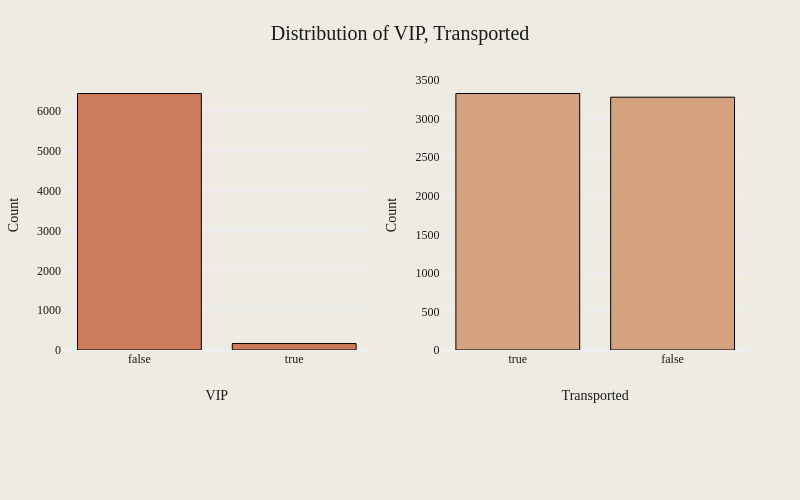

Notebook code for this chart:
### Markdown cell above
1. **HomePlanet:** Earth is the most common origin, followed by Europa, then Mars. Clear imbalance between planets.
2. **CryoSleep:** More passengers are not in cryosleep (false) than in cryosleep (true). Roughly 2:1 ratio.
3. **Destination:** TRAPPIST-1e is the most popular destination by far, followed by 55 Cancri e, then PSO J318.5-22.

### Code cell
plot_combined_bar_charts(
    train_data_cleaned,
    categorical_features_two,
    save_path="../images/categorical_distributions_two.png",
)

### Figure 1 — Plotly figure (JSON) as saved in the notebook; plotly's stock layout.template omitted (floating-point values rounded to 4 significant figures)
{"data": [{"marker": {"color": "#CC7B5C", "line": {"color": "#000000", "width": 1}}, "name": "VIP", "type": "bar", "x": [false, true], "xaxis": "x", "y": [6444, 162], "yaxis": "y"}, {"marker": {"color": "#D4A27F", "line": {"color": "#000000", "width": 1}}, "name": "Transported", "type": "bar", "x": [true, false], "xaxis": "x2", "y": [3327, 3279], "yaxis": "y2"}], "layout": {"font": {"color": "#191919", "family": "Styrene A", "size": 12}, "height": 500, "margin": {"b": 150, "l": 50, "r": 50, "t": 80}, "paper_bgcolor": "#EEECE2", "plot_bgcolor": "#EEECE2", "showlegend": false, "title": {"font": {"color": "#191919", "family": "Styrene B", "size": 20}, "text": "Distribution of VIP, Transported", "x": 0.5}, "width": 800, "xaxis": {"anchor": "y", "domain": [0, 0.45], "showticklabels": true, "tickfont": {"color": "#191919", "family": "Styrene A", "size": 12}, "title": {"font": {"color": "#191919", "family": "Styrene A", "size": 14}, "standoff": 25, "text": "VIP"}}, "xaxis2": {"anchor": "y2", "domain": [0.55, 1], "showticklabels": true, "tickfont": {"color": "#191919", "family": "Styrene A", "size": 12}, "title": {"font": {"color": "#191919", "family": "Styrene A", "size": 14}, "standoff": 25, "text": "Transported"}}, "yaxis": {"anchor": "x", "domain": [0, 1], "tickfont": {"color": "#191919", "family": "Styrene A", "size": 12}, "title": {"font": {"color": "#191919", "family": "Styrene A", "size": 14}, "text": "Count"}}, "yaxis2": {"anchor": "x2", "domain": [0, 1], "tickfont": {"color": "#191919", "family": "Styrene A", "size": 12}, "title": {"font": {"color": "#191919", "family": "Styrene A", "size": 14}, "text": "Count"}}}}
